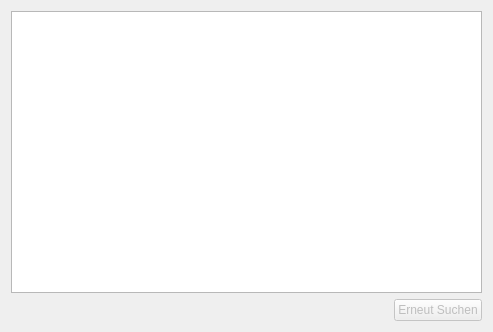
<?xml version="1.0" encoding="UTF-8"?>
<ui version="4.0">
 <class>ResultsPageWidget</class>
 <widget class="QWidget" name="ResultsPageWidget">
  <property name="geometry">
   <rect>
    <x>0</x>
    <y>0</y>
    <width>493</width>
    <height>332</height>
   </rect>
  </property>
  <property name="windowTitle">
   <string>Form</string>
  </property>
  <layout class="QVBoxLayout" name="verticalLayout">
   <item>
    <widget class="QListView" name="mListView">
     <property name="editTriggers">
      <set>QAbstractItemView::AllEditTriggers</set>
     </property>
     <property name="selectionMode">
      <enum>QAbstractItemView::NoSelection</enum>
     </property>
     <property name="isWrapping" stdset="0">
      <bool>true</bool>
     </property>
     <property name="layoutMode">
      <enum>QListView::SinglePass</enum>
     </property>
     <property name="spacing">
      <number>1</number>
     </property>
     <property name="viewMode">
      <enum>QListView::IconMode</enum>
     </property>
     <property name="selectionRectVisible">
      <bool>true</bool>
     </property>
    </widget>
   </item>
   <item>
    <layout class="QHBoxLayout" name="horizontalLayout">
     <item>
      <spacer name="horizontalSpacer">
       <property name="orientation">
        <enum>Qt::Horizontal</enum>
       </property>
       <property name="sizeHint" stdset="0">
        <size>
         <width>40</width>
         <height>20</height>
        </size>
       </property>
      </spacer>
     </item>
     <item>
      <widget class="QPushButton" name="btnNewSearch">
       <property name="enabled">
        <bool>false</bool>
       </property>
       <property name="text">
        <string>Erneut Suchen</string>
       </property>
      </widget>
     </item>
    </layout>
   </item>
  </layout>
 </widget>
 <resources/>
 <connections/>
</ui>
